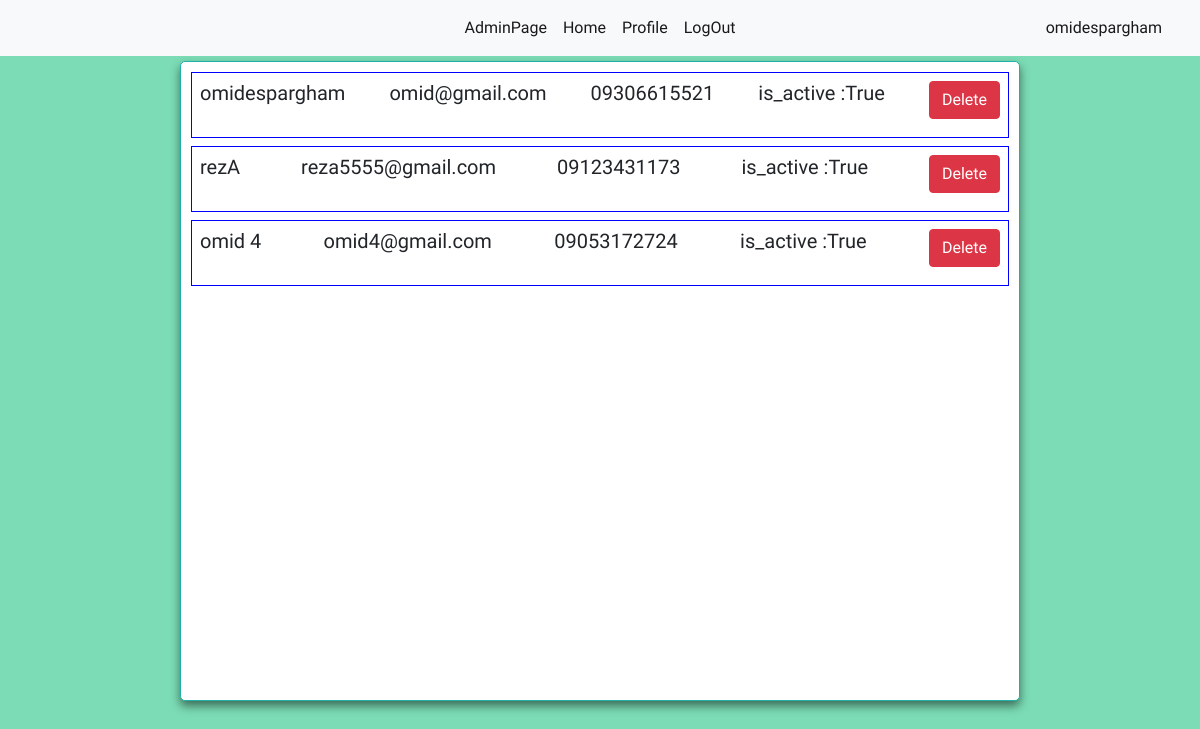
/accounts/admin/showusers/ (signed in), run on an earlier commit of the app's database.
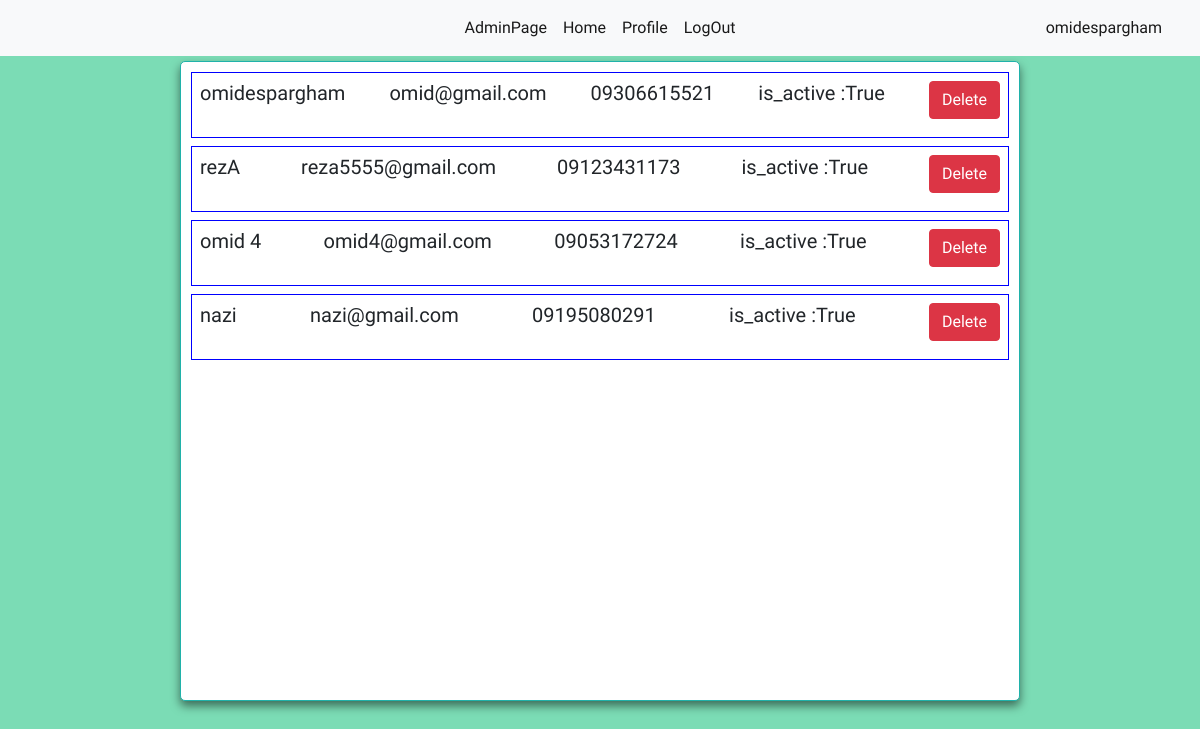
And on a later commit of the database.
### accounts/models.py (models this page shows, shortened)
class User(AbstractBaseUser):
    email = models.EmailField(unique=True)
    phone_number = models.CharField(max_length=11,
                                    unique=True)
    full_name = models.CharField(max_length=100)
    is_active = models.BooleanField(default=True)
    is_admin = models.BooleanField(default=False)
    objects = UserManager()
    USERNAME_FIELD = "phone_number"
    REQUIRED_FIELDS = ("email", "full_name")

### accounts/views.py (the view)
# urls.py: path("showusers/",views.AdminShowUserView.as_view(),name="admin_show_user"),
class AdminShowUserView(LoginRequiredMixin, View):
    template_name = "accounts/admin/show_users.html"
    def dispatch(self, request, *args, **kwargs):
        if request.user.is_admin:
            return super().dispatch(request, *args, **kwargs)
        return redirect("accounts:user_profile")
    def get(self, request):
        users = User.objects.all()
        return render(request, self.template_name, {"users": users})

### accounts/templates/accounts/admin/show_users.html (shortened to what this page needs)
{% extends 'base.html' %}
{% block body %}
{% for user in users%}
<h5 style="border: 1px solid blue;padding-bottom: 10px;" class="d-flex justify-content-between">
    <span class="p-2">{{user.full_name}}</span>
    <span class="p-2">{{user.email}}</span>
    <span class="p-2">{{user.phone_number}}</span>
    <span class="p-2">is_active :{{user.is_active}}</span>
    <span class="p-2"><a href="{% url 'accounts:admin_delete_user' user.id %}" class="btn btn-danger">Delete</a></span>
</h5>
{% endfor %}
{% endblock %}

### templates/inc/navbar.html (shortened to what this page needs)
<nav class="navbar navbar-expand-lg navbar-light bg-light">
  <div class="container-fluid">
    <div class="collapse navbar-collapse center_nav" id="navbarNav" style="justify-content: center;">
      <ul class="navbar-nav nav-container">
        {% if user.is_authenticated %}
        {% if user.is_admin %}
        <li class="nav-item">
          <a class="nav-link active" aria-current="page" href="{% url 'accounts:admin_show_user' %}">AdminPage</a>
        </li>
        {% endif %}
        <li class="nav-item">
          <a class="nav-link active" aria-current="page" href="{% url 'todo:show_todos' %}">Home</a>
        </li>
        <li class="nav-item">
          <a class="nav-link active" aria-current="page" href="{% url 'accounts:user_profile' %}">Profile</a>
        </li>
        <li class="nav-item">
          <a class="nav-link active" aria-current="page" href="{% url 'accounts:user_logout' %}">LogOut</a>
        </li>
        <li class="nav-item">
          <a class="nav-link active" aria-current="page" href="{% url 'todo:show_todos' %}" style="right: 30px;position: absolute;">{{request.user.full_name}}</a>
        </li>
        {% endif %}
      </ul>
    </div>
  </div>
</nav>

What changed in the data, as far as the page shows it:
added User: full_name "nazi", email "nazi@gmail.com", phone_number "09195080291", is_active "True"
